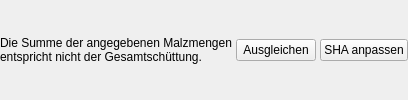
         <widget class="QWidget" name="wdgWarnungMalz" native="true">
          <layout class="QHBoxLayout" name="horizontalLayout_19">
           <property name="spacing">
            <number>4</number>
           </property>
           <property name="leftMargin">
            <number>0</number>
           </property>
           <property name="topMargin">
            <number>0</number>
           </property>
           <property name="rightMargin">
            <number>0</number>
           </property>
           <property name="bottomMargin">
            <number>0</number>
           </property>
           <item>
            <widget class="QLabel" name="lblWarnungMalz">
             <property name="sizePolicy">
              <sizepolicy hsizetype="Expanding" vsizetype="Preferred">
               <horstretch>0</horstretch>
               <verstretch>0</verstretch>
              </sizepolicy>
             </property>
             <property name="text">
              <string>Die Summe der angegebenen Malzmengen entspricht nicht der Gesamtschüttung.</string>
             </property>
             <property name="wordWrap">
              <bool>true</bool>
             </property>
            </widget>
           </item>
           <item>
            <widget class="PushButton" name="btnMalzAusgleichen">
             <property name="toolTip">
              <string>&lt;html&gt;&lt;head/&gt;&lt;body&gt;&lt;p&gt;Hiermit wird die Summe der angegebenen Malzmengen mit der erforderlichen Gesamtschüttung verglichen und die &lt;span style=&quot; font-weight:600;&quot;&gt;Einzelmengen prozentual angepasst&lt;/span&gt;. &lt;/p&gt;&lt;p&gt;Diese Funktion kann verwendet werden, um ein Rezept zu übernehmen, bei dem die Malzmengen nur in kg angegeben sind. Dazu müssen zuerst alle Malzsorten und Mengen aus dem Rezept unten eingetragen werden. &lt;/p&gt;&lt;/body&gt;&lt;/html&gt;</string>
             </property>
             <property name="text">
              <string>Ausgleichen</string>
             </property>
            </widget>
           </item>
           <item>
            <widget class="PushButton" name="btnShaAnpassen">
             <property name="toolTip">
              <string>&lt;html&gt;&lt;head/&gt;&lt;body&gt;&lt;p&gt;Hiermit wird die &lt;span style=&quot; font-weight:700;&quot;&gt;Sudhausausbeute&lt;/span&gt; anhand der angegebenen Malzmengen &lt;span style=&quot; font-weight:600;&quot;&gt;angepasst&lt;/span&gt;. &lt;/p&gt;&lt;/body&gt;&lt;/html&gt;</string>
             </property>
             <property name="text">
              <string>SHA anpassen</string>
             </property>
            </widget>
           </item>
          </layout>
         </widget>
